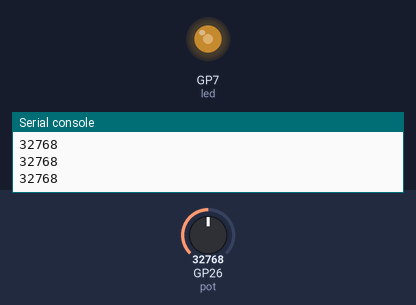
The program below on a simulated Raspberry Pi Pico running MicroPython. On the bench: output pins drawn as LEDs (lit = HIGH), the last lines printed to the serial console. The test bench sets the inputs (shaded band); at power-on: GP26 (pot) = 32768 (analog values on the 0–65535 scale).

Above: at 1.2 s.
1.3 s: GP26 (pot) set to 45874
At 2.2 s:
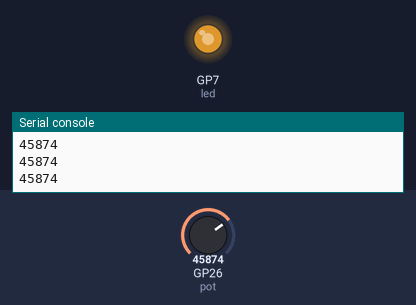
2.8 s: GP26 (pot) set to 57670
At 3.5 s:
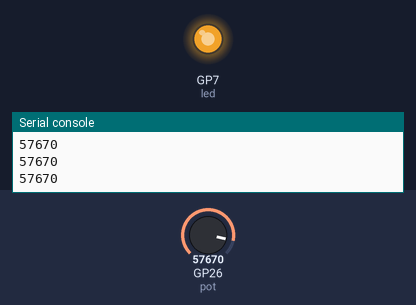
4.3 s: GP26 (pot) set to 7864
At 4.8 s:
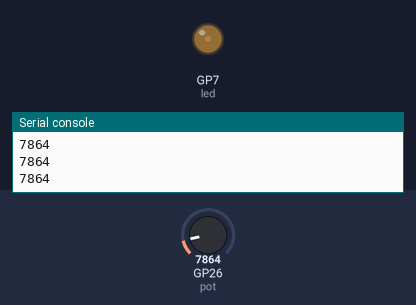
5.8 s: GP26 (pot) set to 0
At 7.2 s:
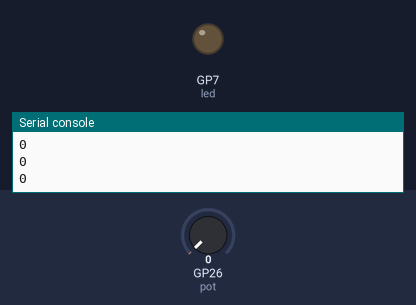
Timing chart, 0 to 8.3 s (numbered marks = the images above; inputs shaded):
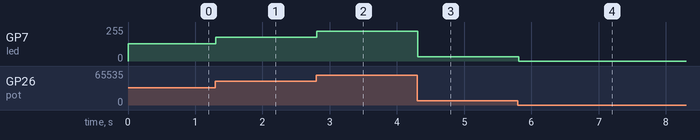

The program:

graphic_monitor.py
```python
from machine import Pin,ADC,PWM
from utime import sleep
#define libraries

led=PWM(Pin(7))
pot=ADC(Pin(26,Pin.IN))
#define the value we get from the led and pot.
led.freq(1000)

while True:#while loop

    led.duty_u16(int((pot.read_u16())))
    print(str(int((pot.read_u16()))))
    #Turn on the LED according to the value from the potentiometer.

    sleep(0.1)#delay
```

Measured:
- after the input at 1.3 s, GP7 (led): 128/255 → 178/255 at once
- after the input at 2.8 s, GP7 (led): 178/255 → 224/255 at once
- after the input at 4.3 s, GP7 (led): 224/255 → 31/255 at once
- after the input at 5.8 s, GP7 (led): 31/255 → 0/255 at once
